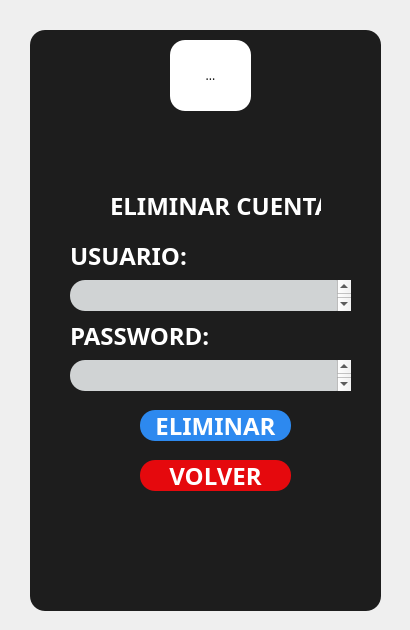
<?xml version="1.0" encoding="UTF-8"?>
<ui version="4.0">
 <class>Form</class>
 <widget class="QWidget" name="Form">
  <property name="geometry">
   <rect>
    <x>0</x>
    <y>0</y>
    <width>410</width>
    <height>630</height>
   </rect>
  </property>
  <property name="windowTitle">
   <string>Form</string>
  </property>
  <property name="styleSheet">
   <string notr="true">*{
font-family: century gothic;
}
QWidget{

background-image: url(&quot;C:/Users/Usuario/Documents/UNIVERSIDAD/PYTHON/INTERFACES_GRAFICAS/REGISTRO_USUARIO/images/fondo.png&quot;);
}
QFrame#contenedor{
background:#1d1d1d;
border-radius:15px;
}
QToolButton{
background:white;
border-radius:15px;
}
QPushButton{
background:#2d89ef;
color:white;
border-radius:15px;
font-size:24px;
font-weight:bold;
}

QPushButton:hover{
background:#2b5797;
color:white;
border-radius:15px;
font-weight: bold;
font-size:24px;
font-weight:bold;
}
QLabel{
font-weight:bold;
color:white;
font-size:24px;
}
QPushButton#volver{
background:#e5090d;
color:white;
border-radius:15px;
font-size:24px;
font-weight:bold;
}

QPushButton:hover#volver{
background:#22943c;
color:white;
border-radius:15px;
font-weight: bold;
font-size:24px;
font-weight:bold;
}
QTextEdit{
background:#D0D3D4;
color:black;
border-radius:15px;
font-weight: bold;
font-size:20px;
font-weight:bold;
}</string>
  </property>
  <widget class="QFrame" name="contenedor">
   <property name="geometry">
    <rect>
     <x>30</x>
     <y>30</y>
     <width>351</width>
     <height>581</height>
    </rect>
   </property>
   <property name="frameShape">
    <enum>QFrame::StyledPanel</enum>
   </property>
   <property name="frameShadow">
    <enum>QFrame::Raised</enum>
   </property>
   <widget class="QToolButton" name="toolButton">
    <property name="geometry">
     <rect>
      <x>140</x>
      <y>10</y>
      <width>81</width>
      <height>71</height>
     </rect>
    </property>
    <property name="text">
     <string>...</string>
    </property>
    <property name="icon">
     <iconset>
      <normaloff>images/leon.png</normaloff>images/leon.png</iconset>
    </property>
    <property name="iconSize">
     <size>
      <width>100</width>
      <height>100</height>
     </size>
    </property>
   </widget>
   <widget class="QLabel" name="label">
    <property name="geometry">
     <rect>
      <x>80</x>
      <y>160</y>
      <width>211</width>
      <height>31</height>
     </rect>
    </property>
    <property name="text">
     <string>ELIMINAR CUENTA</string>
    </property>
   </widget>
   <widget class="QLabel" name="label_2">
    <property name="geometry">
     <rect>
      <x>40</x>
      <y>200</y>
      <width>141</width>
      <height>51</height>
     </rect>
    </property>
    <property name="text">
     <string>USUARIO:</string>
    </property>
   </widget>
   <widget class="QLabel" name="label_3">
    <property name="geometry">
     <rect>
      <x>40</x>
      <y>280</y>
      <width>141</width>
      <height>51</height>
     </rect>
    </property>
    <property name="text">
     <string>PASSWORD:</string>
    </property>
   </widget>
   <widget class="QPushButton" name="eliminar">
    <property name="geometry">
     <rect>
      <x>110</x>
      <y>380</y>
      <width>151</width>
      <height>31</height>
     </rect>
    </property>
    <property name="text">
     <string>ELIMINAR</string>
    </property>
   </widget>
   <widget class="QPushButton" name="volver">
    <property name="geometry">
     <rect>
      <x>110</x>
      <y>430</y>
      <width>151</width>
      <height>31</height>
     </rect>
    </property>
    <property name="text">
     <string>VOLVER</string>
    </property>
   </widget>
   <widget class="QTextEdit" name="txt">
    <property name="geometry">
     <rect>
      <x>40</x>
      <y>250</y>
      <width>281</width>
      <height>31</height>
     </rect>
    </property>
   </widget>
   <widget class="QTextEdit" name="txt1">
    <property name="geometry">
     <rect>
      <x>40</x>
      <y>330</y>
      <width>281</width>
      <height>31</height>
     </rect>
    </property>
   </widget>
  </widget>
 </widget>
 <resources/>
 <connections/>
</ui>
